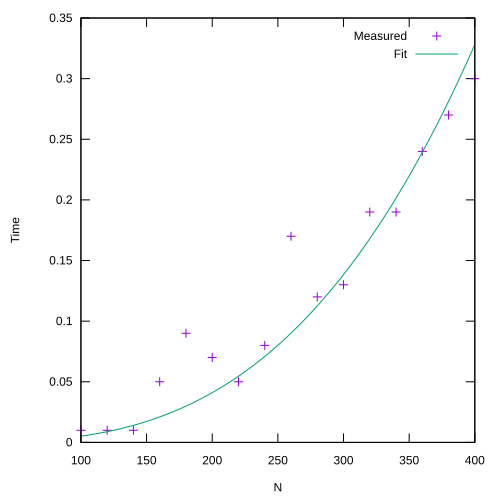

The gnuplot source for this figure:
set terminal svg size 500,500

data = ARG1

set xlabel "N"
set ylabel "Time"

f(x) = a * x**3
fit f(x) data using 1:2 via a

plot data using 1:2 with points title "Measured", f(x) with line title "Fit"
